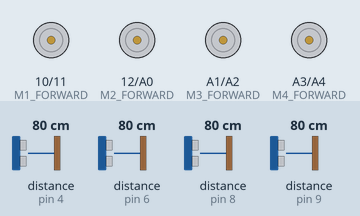
Bench run of a sketch on a simulated Arduino Uno, built with avr-gcc and run on an emulated ATmega328P. On the bench: motor-driver pin pairs drawn as motors (green arrow = first pin HIGH = forward, orange = second pin HIGH = backward, longer = more drive). Inputs (shaded band) come from the test bench; at power-on: distance to the obstacle (sensors on pin 8, pin 9, pin 4, pin 6) 80 cm. The echo pulse lasts 58.3 µs per cm.

Above: at 10.2 s.
10.3 s: distance to the obstacle (sensor on pin 8) set to 18 cm
17.0 s: distance to the obstacle (sensor on pin 8) set to 13 cm
At 18.9 s:
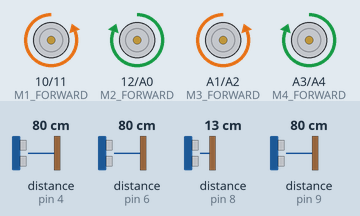
30.1 s: distance to the obstacle (sensor on pin 8) set to 35 cm
At 33.4 s:
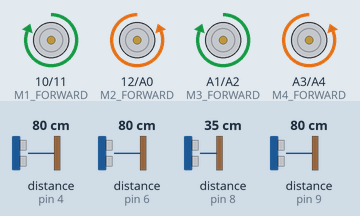
33.6 s: distance to the obstacle (sensor on pin 9) set to 16 cm
37.1 s: distance to the obstacle (sensor on pin 9) set to 13 cm
38.6 s: distance to the obstacle (sensor on pin 9) set to 18 cm
At 45.6 s:
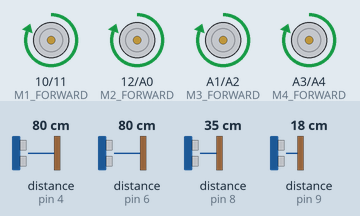
Timing chart, 0 to 52.7 s (numbered marks = the images above; inputs shaded):
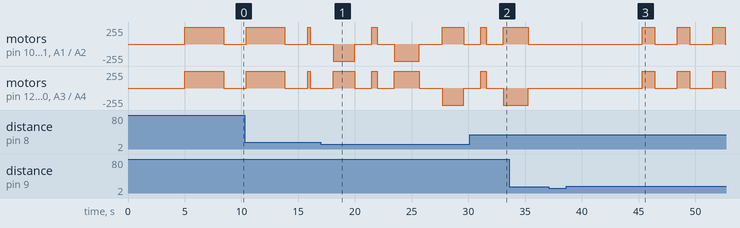

The sketch:

sqr002.01.ino
```cpp
#include <NewPing.h>

//PIN CONFIGURATION FOR ULTRASONIC SENSOR
#define X_TRIGGER_PIN  2
#define X_ECHO_PIN     4

#define Y_TRIGGER_PIN  7
#define Y_ECHO_PIN     8

#define XD_TRIGGER_PIN  13
#define XD_ECHO_PIN     9

#define YD_TRIGGER_PIN  5 //
#define YD_ECHO_PIN     6 //

//MOTOR DRIVER PIN CONFIGURATION
#define M1_FORWARD 10
#define M1_BACKWARD 11

#define M2_FORWARD 12
#define M2_BACKWARD A0

#define M3_FORWARD  A1
#define M3_BACKWARD A2

#define M4_FORWARD A3
#define M4_BACKWARD A4

//MAXIMUM DISTANCE FOR ULTARSONIC SENSOR
#define MAX_DISTANCE 4000

//PARAMETERS
float X_PING_DISTACE;
float Y_PING_DISTACE;
float XD_PING_DISTACE;
float YD_PING_DISTACE;

//INTERNAL PARAMETERS
int X_OFFSET = 12;
int Y_OFFSET = 20;
int GLOBEL_X = 96;
int GLOBEL_Y = 70;
int ORNT_1 = 1;
int ORNT_2 = 2;
bool flag = false;

int total_margin = 15;
//ultrasnoic oject creation
NewPing sonar_X(X_TRIGGER_PIN, X_ECHO_PIN, MAX_DISTANCE);
NewPing sonar_Y(Y_TRIGGER_PIN, Y_ECHO_PIN, MAX_DISTANCE);
NewPing sonar_XD(XD_TRIGGER_PIN, XD_ECHO_PIN, MAX_DISTANCE);
NewPing sonar_YD(YD_TRIGGER_PIN, YD_ECHO_PIN, MAX_DISTANCE);


void setup() {
  Serial.begin(115200);
  //MOTOR DRIVER PIN CONFIGURATION
  pinMode(M1_FORWARD,OUTPUT);
  pinMode(M1_BACKWARD,OUTPUT);

  pinMode(M2_FORWARD,OUTPUT);
  pinMode(M2_BACKWARD,OUTPUT);

  pinMode(M3_FORWARD,OUTPUT);
  pinMode(M3_BACKWARD,OUTPUT);

  pinMode(M4_FORWARD,OUTPUT);
  pinMode(M4_BACKWARD,OUTPUT);

  //MOTOR DRIVER INITIAL CONDITION
  bot_engine_stop();}

void loop() {

  //for delay weigth calculation
  int W0 = 100;
  int W = 0;
  int DW = 0;
  int Temp_w = 0;

    //calulate_all_distance
  delay(1000);
  X_PING_DISTACE = sonar_X.ping_cm();
  delay(1000);
  Y_PING_DISTACE = sonar_Y.ping_cm();
  delay(1000);
  XD_PING_DISTACE = sonar_XD.ping_cm();
  delay(1000);
  YD_PING_DISTACE = sonar_YD.ping_cm();
  delay(1000);

  if(XD_PING_DISTACE >= total_margin){

    while(!(Y_PING_DISTACE <= total_margin)){

        //stop
        bot_engine_stop();

        //delay weigth calculation
        Temp_w = (Y_PING_DISTACE - total_margin);
        int fix_offset = 0;
        fix_offset = abs(Temp_w);
        W = (fix_offset * 50);
        DW = (W0 + W );
        //forward
        bot_forward(DW);
        //stop
        bot_engine_stop();

        //check y distance
        delay(1000);
        Y_PING_DISTACE = sonar_Y.ping_cm();
        delay(1000);
    }

    //stopengin
    bot_engine_stop();
    //rotate_90_right
    bot_clock(1900);
    //stop
    bot_engine_stop();
    delay(1500);
    //forward
    bot_forward(500);
    //stopengin
    bot_engine_stop();
    delay(1500);
    //rotate_90_right
    bot_clock(2200);
    //stop
    bot_engine_stop();

    //check y distance
    delay(1000);
    Y_PING_DISTACE = sonar_Y.ping_cm();
    delay(1000);

    //second_loop
    while(!(Y_PING_DISTACE <= total_margin)){

        //stop
        bot_engine_stop();

        //delay weigth calculation
        Temp_w = (Y_PING_DISTACE - total_margin);
        int fix_offset = 0;
        fix_offset = abs(Temp_w);
        W = (fix_offset * 50);
        DW = (W0 + W );
        //forward
        bot_forward(DW);
        //stop
        bot_engine_stop();

        //check y distance
        delay(1000);
        Y_PING_DISTACE = sonar_Y.ping_cm();
        delay(1000);
    }

    //stopengin
    bot_engine_stop();
    //rotate_90_right
    bot_anti_clock(1900);
    //stop
    bot_engine_stop();
    delay(1500);
    //forward
    bot_forward(500);
    //stopengin
    bot_engine_stop();
    delay(1500);
    //rotate_90_right
    bot_anti_clock(2200);
    //stop
    bot_engine_stop();

  }
}


//bot stebilizer function
void bot_stebilizer (int X , int Y, int ornt){

  //internal parameters
  int ref_x = 0;
  int ref_y = 0;
  int internal_x = 0;
  int internal_y = 0;

  bool rot_flag = false;
  bool counter_flag = false;

  //for delay weigth calculation
  int W0 = 100;
  int W = 0;
  int DW = 0;
  int Temp_w = 0;

  //body of the function
  //engine stop
  bot_engine_stop();
  delay(500);

  if(ornt == 1){

  GLOBEL_X = 96;
  GLOBEL_Y = 70;

  }else if(ornt == 2){

  GLOBEL_X = 70;
  GLOBEL_Y = 96;
}

  //calulate_all_distance
  delay(1000);
  X_PING_DISTACE = sonar_X.ping_cm();
  delay(1000);
  Y_PING_DISTACE = sonar_Y.ping_cm();
  delay(1000);
  XD_PING_DISTACE = sonar_XD.ping_cm();
  delay(1000);
  YD_PING_DISTACE = sonar_YD.ping_cm();
  delay(1000);

  //calculation of internal parameters
  internal_y = (Y_PING_DISTACE + YD_PING_DISTACE + Y_OFFSET);
  internal_x =(X_PING_DISTACE + XD_PING_DISTACE + X_OFFSET);

  ref_y = internal_y;

  delay(1000);

      //stebilizer loop
      while(!(internal_y <= GLOBEL_Y && internal_x <= GLOBEL_X)){

        //stop
        bot_engine_stop();

        //delay weigth calculation
        Temp_w = (internal_y - GLOBEL_Y);
        int fix_offset = 0;
        fix_offset = abs(Temp_w);
        W = (fix_offset * 50);
        DW = (W0 + W );

        //check LSH or RSH
        if(counter_flag){

          if(internal_y > ref_y || internal_y > ref_y + 5 || internal_y > ref_y + 10 || internal_y > ref_y + 15 || internal_y > ref_y + 20 ) {
              rot_flag = false;
              counter_flag = false;
              ref_y = internal_y;
          }
        }else{

            if(internal_y > ref_y || internal_y > ref_y + 5 || internal_y > ref_y + 10 || internal_y > ref_y + 15 || internal_y > ref_y + 20 ){
              rot_flag = true;
              counter_flag = true;
              ref_y = internal_y;
          }
        }

        //rotae bot based on the Flags
        if(rot_flag){
          //(counter_clock)
        bot_anti_clock(DW);

        }else{
          //(clock)
        bot_clock(DW);
          }
        //stop
        bot_engine_stop();

        //calulate_all_distance
        delay(1000);
        X_PING_DISTACE = sonar_X.ping_cm();
        delay(1000);
        Y_PING_DISTACE = sonar_Y.ping_cm();
        delay(1000);
        XD_PING_DISTACE = sonar_XD.ping_cm();
        delay(1000);
        YD_PING_DISTACE = sonar_YD.ping_cm();
        delay(1000);

        internal_y = (Y_PING_DISTACE + YD_PING_DISTACE + Y_OFFSET);
        delay(1000);
        internal_x =(X_PING_DISTACE + XD_PING_DISTACE + X_OFFSET);

        //check brek conditions
        if(internal_y == GLOBEL_X && internal_x == GLOBEL_Y){

          break;

        }
      }
}

//suporting functions
void bot_clock (int w){

  //(clock)
        digitalWrite(M1_FORWARD,LOW);
        digitalWrite(M1_BACKWARD,HIGH);

        digitalWrite(M2_FORWARD,HIGH);
        digitalWrite(M2_BACKWARD,LOW);

        digitalWrite(M3_FORWARD,LOW);
        digitalWrite(M3_BACKWARD,HIGH);

        digitalWrite(M4_FORWARD,HIGH);
        digitalWrite(M4_BACKWARD,LOW);
        delay(w);

}

void bot_anti_clock (int w){

  //(counter_clock)
        digitalWrite(M1_FORWARD,HIGH);
        digitalWrite(M1_BACKWARD,LOW);

        digitalWrite(M2_FORWARD,LOW);
        digitalWrite(M2_BACKWARD,HIGH);

        digitalWrite(M3_FORWARD,HIGH);
        digitalWrite(M3_BACKWARD,LOW);

        digitalWrite(M4_FORWARD,LOW);
        digitalWrite(M4_BACKWARD,HIGH);
        delay(w);

}

void bot_engine_stop (){

  //stop
  digitalWrite(M1_FORWARD,LOW);
  digitalWrite(M1_BACKWARD,LOW);

  digitalWrite(M2_FORWARD,LOW);
  digitalWrite(M2_BACKWARD,LOW);

  digitalWrite(M3_FORWARD,LOW);
  digitalWrite(M3_BACKWARD,LOW);

  digitalWrite(M4_FORWARD,LOW);
  digitalWrite(M4_BACKWARD,LOW);

}

void bot_forward (int w){

  //forward
  digitalWrite(M1_FORWARD,HIGH);
  digitalWrite(M1_BACKWARD,LOW);

  digitalWrite(M2_FORWARD,HIGH);
  digitalWrite(M2_BACKWARD,LOW);

  digitalWrite(M3_FORWARD,HIGH);
  digitalWrite(M3_BACKWARD,LOW);

  digitalWrite(M4_FORWARD,HIGH);
  digitalWrite(M4_BACKWARD,LOW);
  delay(w);

}

void bot_backward (int w){

  //backward
  digitalWrite(M1_FORWARD,LOW);
  digitalWrite(M1_BACKWARD,HIGH);

  digitalWrite(M2_FORWARD,LOW);
  digitalWrite(M2_BACKWARD,HIGH);

  digitalWrite(M3_FORWARD,LOW);
  digitalWrite(M3_BACKWARD,HIGH);

  digitalWrite(M4_FORWARD,LOW);
  digitalWrite(M4_BACKWARD,HIGH);
  delay(w);

}
```

Measured:
- the behaviour switches between 16 and 15 cm on distance to the obstacle (sensor on pin 8) (found by bisection; images 0 and 1)
- after the input at 37.1 s, every drawn part: stays the same
- after the input at 38.6 s, motor on pin 10 (M1_FORWARD) / pin 11 (M1_BACKWARD), motor on pin 12 (M2_FORWARD) / A0 (M2_BACKWARD), motor on A1 (M3_FORWARD) / A2 (M3_BACKWARD), motor on A3 (M4_FORWARD) / A4 (M4_BACKWARD): alternates forward 255/255 for 1.1 s and stopped for 2.0 s, starting after 6.7 s
